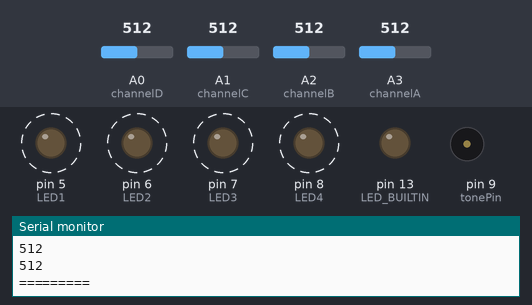
This sketch was run on a simulated Arduino Uno, built with avr-gcc and run on an emulated ATmega328P. On the bench: output pins drawn as LEDs (lit = HIGH), buzzer (waves = sounding), the last lines printed to the serial monitor. Dashed ring = blinking. The inputs (shaded band) are chosen by the test bench; at power-on: A0 (channelD) = 512, A1 (channelC) = 512, A2 (channelB) = 512, A3 (channelA) = 512.

Above: at 0.72 s.
1.4 s: A0 (channelD) set to 778
4.9 s: A0 (channelD) set to 799
At 5.7 s:
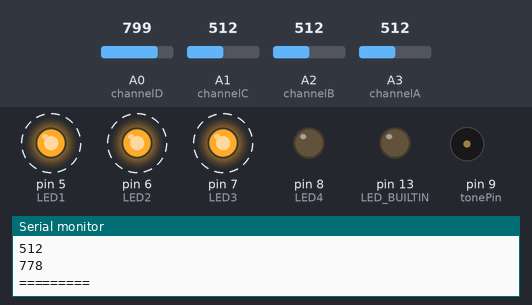
8.4 s: A1 (channelC) set to 772
11.9 s: A1 (channelC) set to 801
At 12.5 s:
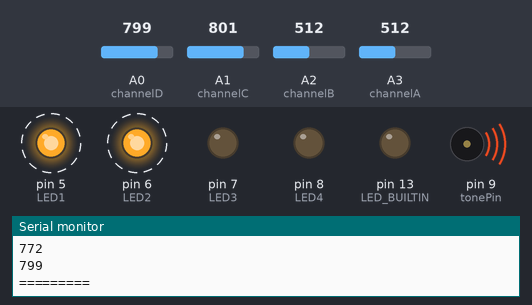
15.4 s: A2 (channelB) set to 776
18.9 s: A2 (channelB) set to 797
At 20.0 s:
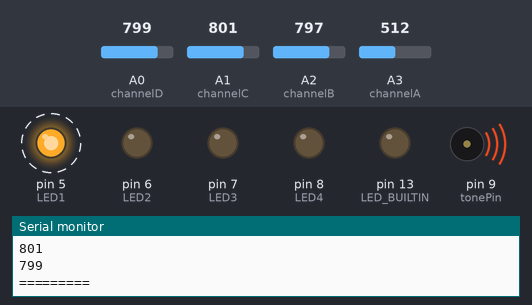
Timing chart, 0 to 23.4 s (numbered marks = the images above; inputs shaded):
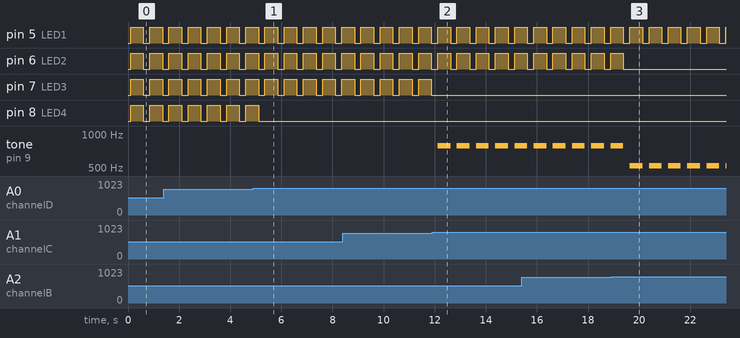

Measured:
- the behaviour switches between 789 and 790 on A0 (channelD) (found by bisection; images 0 and 1)
- the behaviour switches between 789 and 790 on A1 (channelC) (found by bisection; images 1 and 2)
- the behaviour switches between 789 and 790 on A2 (channelB) (found by bisection; images 2 and 3)
- after the input at 4.9 s, pin 8 (LED4): goes on until 5.1 s, then stays LOW
- after the input at 11.9 s, pin 7 (LED3): stops changing and stays LOW; tone on pin 9 (tonePin): alternates 784 Hz for 0.50 s and silent for 0.25 s, starting after 0.22 s
- after the input at 18.9 s, pin 6 (LED2): goes on until 19.4 s, then stays LOW
- by itself, pin 5 (LED1), pin 6 (LED2), pin 7 (LED3), pin 8 (LED4): alternates HIGH for 0.50 s and LOW for 0.25 s

The sketch:

main.ino
```cpp
#define L_Do  262
#define L_Re  294
#define L_Mi  330
#define L_Fa  349
#define L_So  392
#define L_La  440
#define L_Si  494

#define M_Do  523
#define M_Re  587
#define M_Mi  659
#define M_Fa  698
#define M_So  784
#define M_La  880
#define M_Si  988

#define H_Do  1046
#define H_Re  1175
#define H_Mi  1318
#define H_Fa  1397
#define H_So  1568
#define H_La  1760
#define H_Si  1976

//展示模式 0=關閉,1=開啟
int demoMode = 0;

//除錯模式
int debugMode = 1;

//單聲響持續時間 預設500ms=>0.5秒
int delayTime = 500;
//設定偵測距離
int distance = 790;

//以上為可自行修改


//展示歌曲 小蜜蜂
int LittleBeeSong[53] = {
  5, 3, 3, 4, 2, 2,
  1, 2, 3, 4, 5, 5, 5,
  5, 3, 3, 4, 2, 2,
  1, 3, 5, 5, 3, 3, 3,
  2, 2, 2, 2, 2, 3, 4,
  3, 3, 3, 3, 3, 4, 5,
  5, 3, 3, 4, 2, 2,
  1, 3, 5, 5, 1, 1, 1,
};

//7個音符*三階＝21
//加上0 共22
int melody[22] = {0,
                  L_Do, L_Re, L_Mi, L_Fa, L_So, L_La, L_Si,
                  M_Do, M_Re, M_Mi, M_Fa, M_So, M_La, M_Si,
                  H_Do, H_Re, H_Mi, H_Fa, H_So, H_La, H_Si,
                 };
/*
 * 4321
 * 0001(1)  M_DO
 * 0010(2)  M_RE
 * 0100(4)  M_MI
 * 1000(8)  M_FA
 * 0011(3)  M_SO
 * 0101(5)  M_LA
 * 1001(9)  M_SI
 * 1100(12) H_DO
 * 1010(10) H_RE
 * 下列為參考位置
 * int userDefine[22]= {0,
                  1, 2, 3, 4, 5, 6, 7,
                  8, 9, 10, 11, 12, 13, 14,
                  15, 16, 17, 18, 19, 20, 21,
                 };

 */
 //實際引用
int userDefine[22]= {0,
                  M_Do, M_Re, M_So, M_Mi, M_La, 0, 0,
                  M_Fa, M_Si, H_Re, 0, H_Do, 0, 0,
                  0, 0, 0, 0, 0, 0, 0,
                 };

//宣告腳位定義
int tonePin = 9;
int channelA = A3;
int channelB = A2;
int channelC = A1;
int channelD = A0;

int LED1 = 5;
int LED2 = 6;
int LED3 = 7;
int LED4 = 8;


int toneValue = 0;

int playTone(int toneVal, int pitch) {
  if (toneVal == 0) {
    return 1;
  }
  //客製化版本
  tone(tonePin, userDefine[toneVal + pitch], delayTime);

  //表準版本
  //tone(tonePin, melody[toneVal + pitch], delayTime);
  delay(delayTime);
  return 0;

}


void setup() {

  //設定輸出位置
  pinMode(tonePin, OUTPUT);
  pinMode(LED1, OUTPUT);
  pinMode(LED2, OUTPUT);
  pinMode(LED3, OUTPUT);
  pinMode(LED4, OUTPUT);

  pinMode(LED_BUILTIN, OUTPUT);
  Serial.begin(115200);
  delay(100);

  //展示模式
  if (demoMode == 1) {
    for (int x = 0 ; x < 53; x++) {
      playTone(LittleBeeSong[x], 0);
    }
    for (int x = 0 ; x < 53; x++) {
      playTone(LittleBeeSong[x], 7);
    }
    for (int x = 0 ; x < 53; x++) {
      playTone(LittleBeeSong[x], 14);
    }
  }
  Serial.println("Goodnight moon!");
}


void loop() {

  //讀取四路Sensor距離
  int sensorValue1 = analogRead(channelA);
  int sensorValue2 = analogRead(channelB);
  int sensorValue3 = analogRead(channelC);
  int sensorValue4 = analogRead(channelD);

  //偵測四路是否有接近的狀況，使用二進制進行統計
  if (sensorValue1 < distance){
    toneValue = toneValue + 1;
    digitalWrite(LED1, HIGH);
  }
  if (sensorValue2 < distance){
    toneValue = toneValue + 2;
    digitalWrite(LED2, HIGH);
  }
  if (sensorValue3 < distance){
    toneValue = toneValue + 4;
    digitalWrite(LED3, HIGH);
  }
  if (sensorValue4 < distance){
    toneValue = toneValue + 8;
    digitalWrite(LED4, HIGH);
  }

  //使用中間音域(7)進行展示
  //如需使用其他音域則子用0或是14
  playTone(toneValue, 0);
  digitalWrite(LED1, LOW);
  digitalWrite(LED2, LOW);
  digitalWrite(LED3, LOW);
  digitalWrite(LED4, LOW);
  //清除本次讀取數值
  toneValue = 0;
  if(debugMode==1){
    Serial.println(sensorValue1);
    Serial.println(sensorValue2);
    Serial.println(sensorValue3);
    Serial.println(sensorValue4);
    Serial.println("=========");
    delay(250);
  }


}
```
